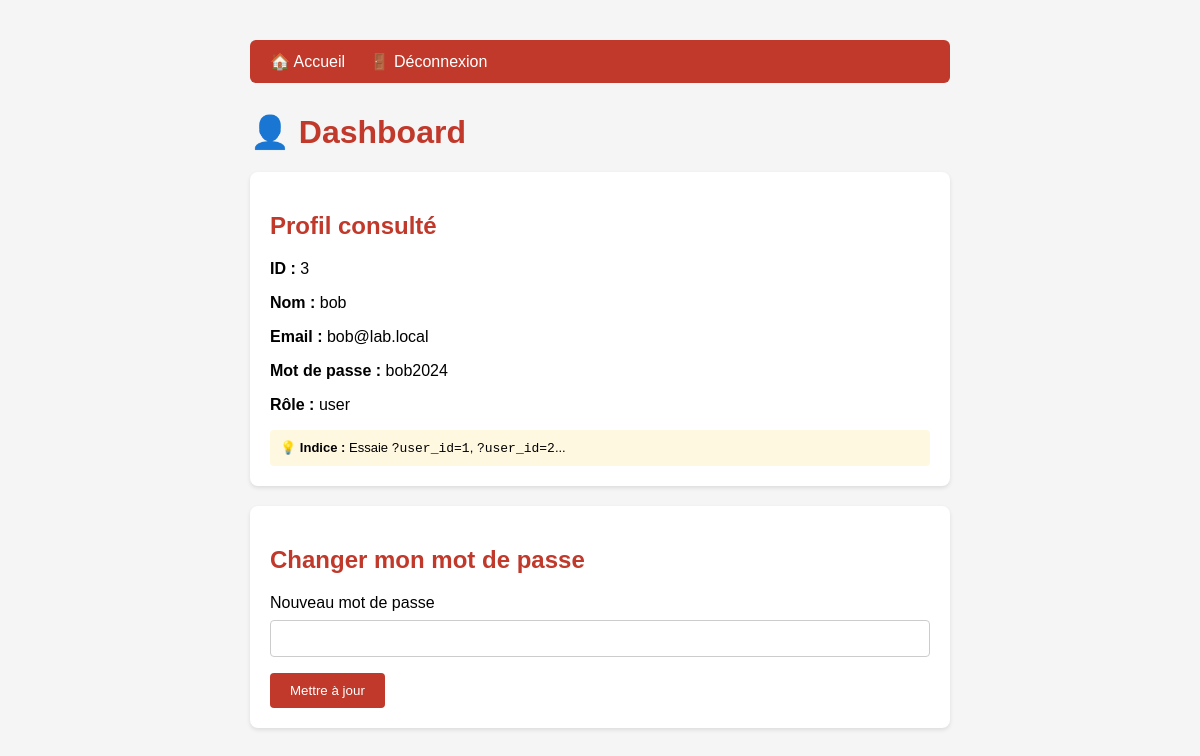
/dashboard.php?user_id=3 (signed in), run on the app's committed database.
### tables this page shows
CREATE TABLE users (
    id INT AUTO_INCREMENT PRIMARY KEY,
    username VARCHAR(50) NOT NULL,
    password VARCHAR(255) NOT NULL,   
    email VARCHAR(100) NOT NULL,
    role VARCHAR(20) DEFAULT 'user',
    created_at TIMESTAMP DEFAULT CURRENT_TIMESTAMP
);

### public/dashboard.php (the view, shortened to what this page needs)
<?php
$pdo = getDB();
$viewId = $_GET['user_id'] ?? $_SESSION['user_id'];
$stmt = $pdo->prepare("SELECT * FROM users WHERE id = ?");
$stmt->execute([$viewId]);
$profile = $stmt->fetch(PDO::FETCH_ASSOC);
?>
<!DOCTYPE html>
<html lang="fr">
<head>
</head>
<body>
<nav>
    <a href="index.php">🏠 Accueil</a>
    <a href="logout.php">🚪 Déconnexion</a>
</nav>
<h1>👤 Dashboard</h1>
<div class="card">
    <h2>Profil consulté</h2>
    <?php if ($profile): ?>
        <p><strong>ID :</strong> <?= $profile['id'] ?></p>
        <p><strong>Nom :</strong> <?= $profile['username'] ?></p>
        <p><strong>Email :</strong> <?= $profile['email'] ?></p>
        <p><strong>Mot de passe :</strong> <?= $profile['password'] ?></p>
        <p><strong>Rôle :</strong> <?= $profile['role'] ?></p>
    <?php endif; ?>
    <div class="hint">
        💡 <strong>Indice :</strong> Essaie <code>?user_id=1</code>, <code>?user_id=2</code>...
    </div>
</div>
<div class="card">
    <h2>Changer mon mot de passe</h2>
    <form method="POST">
        <label>Nouveau mot de passe</label>
        <input type="password" name="new_password" required>
        <button type="submit">Mettre à jour</button>
    </form>
</div>
</body>
</html>

### public/dashboard.php (style rules this page uses)
body { font-family: Arial, sans-serif; max-width: 700px; margin: 40px auto; padding: 0 20px; background: #f5f5f5; }
nav { background: #c0392b; padding: 12px 20px; border-radius: 6px; margin-bottom: 30px; }
nav a { color: white; text-decoration: none; margin-right: 20px; }
.card { background: white; border-radius: 8px; padding: 20px; margin-bottom: 20px; box-shadow: 0 2px 4px rgba(0,0,0,.1); }
input { width: 100%; padding: 10px; margin: 8px 0 16px; border: 1px solid #ccc; border-radius: 4px; box-sizing: border-box; }
button { background: #c0392b; color: white; border: none; padding: 10px 20px; border-radius: 4px; cursor: pointer; }
h1,h2 { color: #c0392b; }
.hint { background: #fff8e1; padding: 10px; border-radius: 4px; font-size: 13px; margin-top: 10px; }

### data on the page
users: id "3", username "bob", email "bob@lab.local", password "bob2024", role "user"
